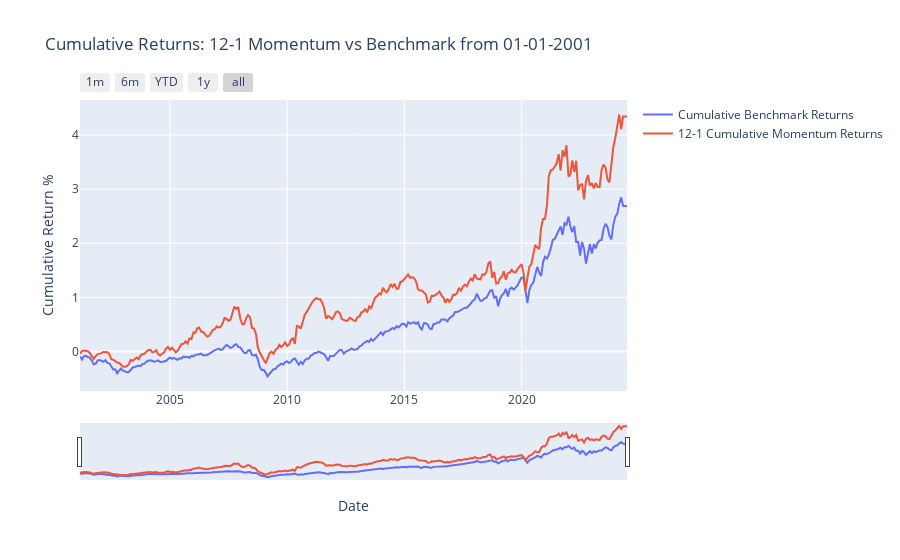

Notebook cell for this chart:
### Code cell
# Create a Plotly figure
fig = go.Figure()

# Add the cumulative benchmark returns line trace
fig.add_trace(
    go.Scatter(
        x=cumulative_benchmark_returns_ma.index,
        y=cumulative_benchmark_returns_ma,
        mode='lines',
        name='Cumulative Benchmark Returns'
    )
)

# Add the cumulative momentum returns line trace
fig.add_trace(
    go.Scatter(
        x=cumulative_momentum_returns_ma.index,
        y=cumulative_momentum_returns_ma,
        mode='lines',
        name='12-1 Cumulative Momentum Returns'
    )
)

# Configure the x-axis to show months when zoomed in and add range selector buttons
fig.update_layout(
    title='Cumulative Returns: 12-1 Momentum vs Benchmark from 01-01-2001',
    xaxis_title='Date',
    yaxis_title='Cumulative Return %',
    xaxis=dict(
        tickmode='auto',
        rangeslider=dict(
            visible=True
        ),
        rangeselector=dict(
            buttons=list([
                dict(count=1, label="1m", step="month", stepmode="backward"),
                dict(count=6, label="6m", step="month", stepmode="backward"),
                dict(count=1, label="YTD", step="year", stepmode="todate"),
                dict(count=1, label="1y", step="year", stepmode="backward"),
                dict(step="all")
            ])
        ),
        type="date"
    ),
)

# Show the plot
fig.show()

### Figure 1 — Plotly figure (JSON) as saved in the notebook; plotly's stock layout.template omitted (floating-point values rounded to 4 significant figures; data arrays with more than 128 entries replaced by an {"elided": "..."} marker saying what was removed)
{"data": [{"mode": "lines", "name": "Cumulative Benchmark Returns", "type": "scatter", "x": {"elided": "281 str values"}, "y": {"elided": "281 float values"}}, {"mode": "lines", "name": "12-1 Cumulative Momentum Returns", "type": "scatter", "x": {"elided": "281 str values"}, "y": {"elided": "281 float values"}}], "layout": {"title": {"text": "Cumulative Returns: 12-1 Momentum vs Benchmark from 01-01-2001"}, "xaxis": {"rangeselector": {"buttons": [{"count": 1, "label": "1m", "step": "month", "stepmode": "backward"}, {"count": 6, "label": "6m", "step": "month", "stepmode": "backward"}, {"count": 1, "label": "YTD", "step": "year", "stepmode": "todate"}, {"count": 1, "label": "1y", "step": "year", "stepmode": "backward"}, {"step": "all"}]}, "rangeslider": {"visible": true}, "tickmode": "auto", "title": {"text": "Date"}, "type": "date"}, "yaxis": {"title": {"text": "Cumulative Return %"}}}}
